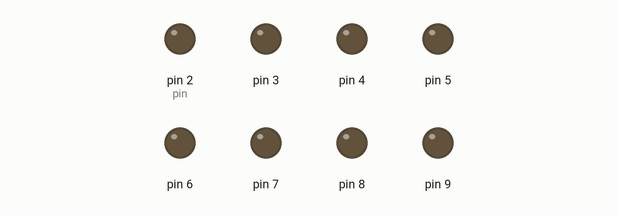
Simulated run of this sketch. Board: Arduino Uno, built with avr-gcc and run on an emulated ATmega328P. Parts: output pins drawn as LEDs (lit = HIGH).

Above: at 0.1 s.
At 2.5 s:
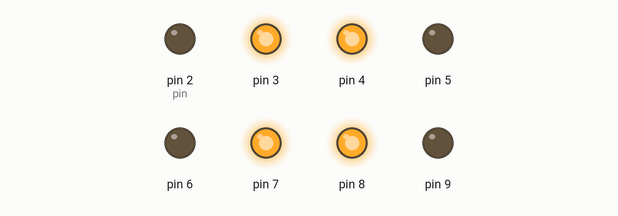
At 6.1 s:
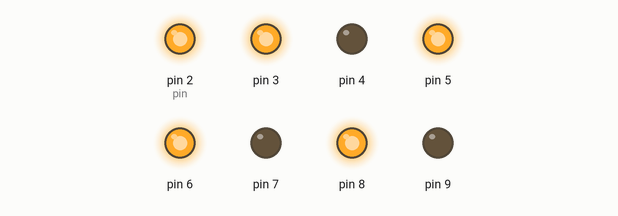
At 12.1 s:
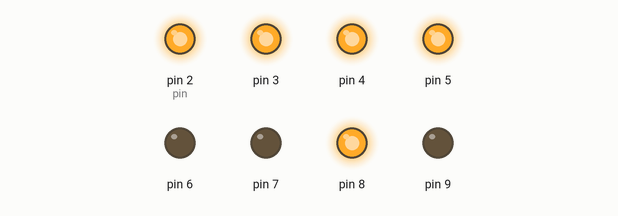
At 16.9 s:
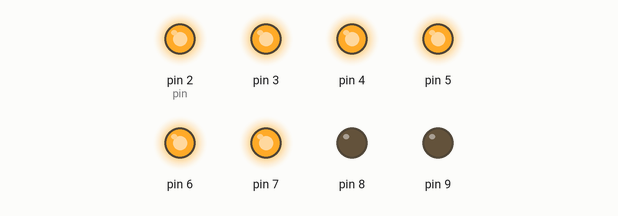
At 38.5 s:
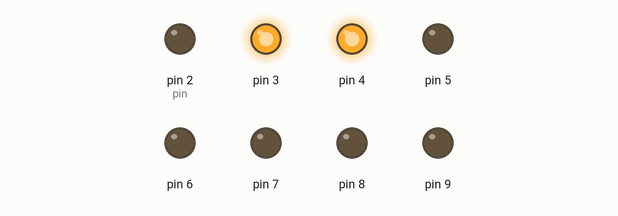
Timing chart, 0 to 40.0 s (numbered marks = the images above):
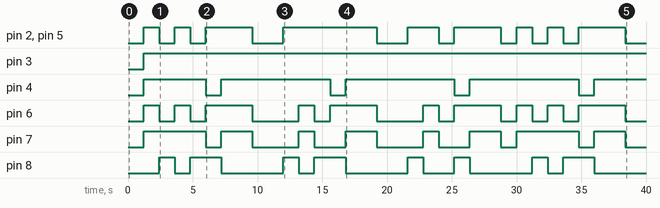

Measured:
- by itself, pin 2 (pin), pin 5: LOW → HIGH at 1.2 s, → LOW 1.2 s later, → HIGH 1.2 s later, → LOW 1.2 s later, … (18 changes in this stretch)
- by itself, pin 3: LOW → HIGH at 1.2 s
- by itself, pin 4: repeats every 9.6 s: LOW 1.2 s, HIGH 8.4 s
- by itself, pin 6: LOW → HIGH at 1.2 s, → LOW 1.2 s later, → HIGH 1.2 s later, → LOW 1.2 s later, … (20 changes in this stretch)
- by itself, pin 7: LOW → HIGH at 1.2 s, → LOW 4.8 s later, → HIGH 1.2 s later, → LOW 2.4 s later, … (16 changes in this stretch)
- by itself, pin 8: LOW → HIGH at 2.4 s, → LOW 1.2 s later, → HIGH 1.2 s later, → LOW 2.4 s later, … (16 changes in this stretch)

The sketch:

Kelompok_2_-_Percobaan_2.ino
```cpp
// Menyambungkan Pin Arduino: 2->a, 3->b, 4->c, 5->d, 6->e, 7->f, 8->g, 9->dot

byte pin_7segmen[24][7]={
  {1,1,1,1,1,1,0}, //0
  {0,1,1,0,0,1,1}, //4
  {1,1,1,1,1,1,0}, //0
  {0,1,1,0,0,1,1}, //4
  {1,1,0,1,1,0,1}, //2
  {1,1,1,1,1,1,0}, //0
  {1,1,1,1,1,1,0}, //0
  {0,1,1,0,0,0,0}, //1

  {0,1,1,0,0,0,0}, //1
  {1,1,1,1,0,0,1}, //3
  {1,1,1,1,1,1,0}, //0
  {1,1,1,1,0,0,1}, //3
  {1,1,0,1,1,0,1}, //2
  {1,1,1,1,1,1,0}, //0
  {1,1,1,1,1,1,0}, //0
  {0,1,1,0,0,0,0}, //1

  {0,1,1,0,0,0,0}, //1
  {1,1,1,1,0,0,1}, //3
  {1,1,1,1,1,1,0}, //0
  {0,1,1,0,0,0,0}, //1
  {1,1,0,1,1,0,1}, //2
  {1,1,1,1,1,1,0}, //0
  {1,1,1,1,1,1,0}, //0
  {0,1,1,0,0,0,0}, //1

};

void setup(){
  pinMode(2,OUTPUT), pinMode(3,OUTPUT), pinMode(4,OUTPUT);
  pinMode(5,OUTPUT), pinMode(6,OUTPUT), pinMode(7,OUTPUT);
  pinMode(8,OUTPUT), pinMode(9,OUTPUT), digitalWrite(9,LOW);
}

void loop(){
  for (byte angka = 0; angka<24;++angka){
    delay(1200);
    tampilkan(angka);
  }
}

void tampilkan(byte baris){
  byte pin = 2;
  for(byte kolom = 0; kolom<7;++kolom){
    digitalWrite(pin,pin_7segmen[baris][kolom]);
    ++pin;
  }
}
```
